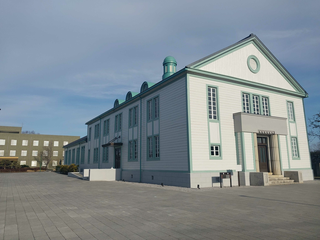
#> input picture sample.png, 320 x 240 px
$ jupyter execute chap14.ipynb   (shell and % lines are left out)   (older library calls are emulated)
#> lines starting #> are read from the running program, lines starting #| are printed output that depends on the picture; after the words box and inside, x2 and y2 are one past the last pixel; in counts of white or black regions, pixels touching at a corner belong together; long printed decimals are rounded
[](https://colab.research.google.com/github/schwalbe1996/ds_media_intro/blob/main/chap14.ipynb)

# 14章 「画像からの特徴抽出」

[cell 1]
import cv2
import numpy as np
import matplotlib.pyplot as plt

# ノイズに対する影響を確認するため，ガウシアンノイズを加える
image = cv2.imread('sample.png',cv2.IMREAD_GRAYSCALE)
#> image: shape (240, 320); min 2, max 245, mean 136.4
sigma = 5
noise = np.random.normal(0, sigma, image.shape)
image= image + noise

# 単にラプラシアンフィルタを適用したもの
K_laplacian = np.array([[0,1,0],[1,-4,1],[0,1,0]])
result_l = cv2.filter2D(image, ddepth=cv2.CV_64F, kernel=K_laplacian)
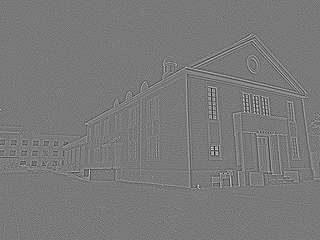
#> result_l: shape (240, 320) float64; min -359.5, max 389.5, mean 0; drawn with min black and max white

# DoGフィルタを適用したもの
sigma1, sigma2 = 1.3, 2.6
ret1 = cv2.GaussianBlur(image, (3,3), sigma1)
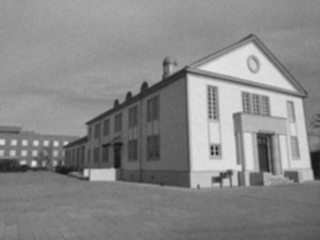
#> ret1: shape (240, 320) float64; min 21.1, max 230.7, mean 136.4
ret2 = cv2.GaussianBlur(image, (3,3), sigma2)
dog = ret1 - ret2
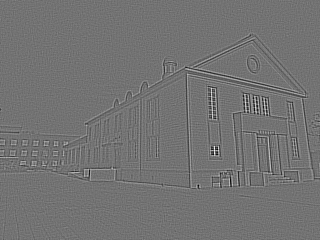
#> dog: shape (240, 320) float64; min -6.74, max 8.17, mean -0.000227; drawn with min black and max white

# Canny法
edges = cv2.Canny(image.astype(np.uint8), 100, 200)
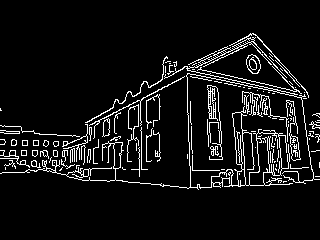
#> edges: shape (240, 320); 7.5% white in thin lines or dots, all inside (x1, y1, x2, y2) = (0, 33, 320, 190)

plt.figure(figsize=(12,8))
plt.subplot(2,2,1)
plt.imshow(image, cmap='gray')
plt.subplot(2,2,2)
plt.imshow(np.abs(result_l), cmap='gray')
plt.subplot(2,2,3)
plt.imshow(np.abs(dog),cmap='gray')
plt.subplot(2,2,4)
plt.imshow(edges, cmap='gray')
plt.show()
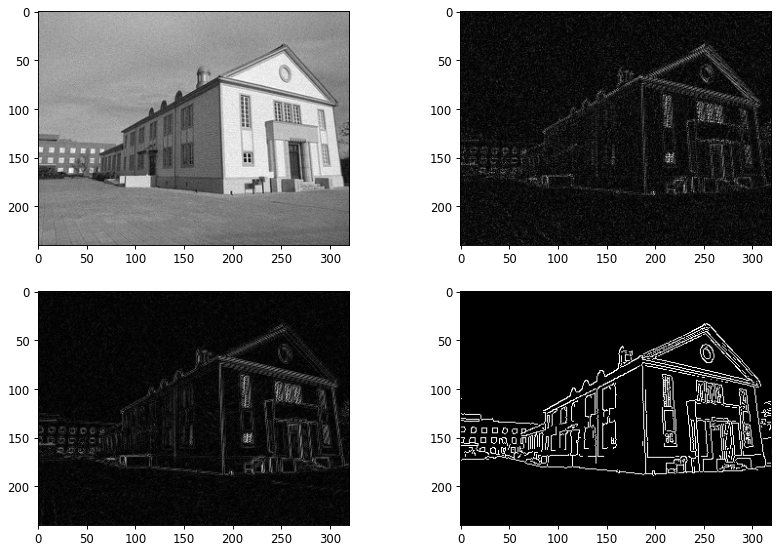
#> figure drawn by matplotlib, 4 panels

[cell 2]
# 変数edgeはCanny法でエッジ検出した結果
lines = cv2.HoughLinesP(edges, rho=1, theta=np.pi/180, threshold=50, minLineLength=20, maxLineGap=3)
#> lines = 48 rows, first 6: [87, 126, 186, 75], [85, 122, 113, 107], [158, 81, 178, 71], [199, 69, 299, 92], [62, 155, 102, 146], [94, 168, 122, 168]
print(f'{lines.shape[0]}本の線分が検出されました')
#| 48本の線分が検出されました

disp = image.copy()
for l in lines: # 検出された各線分ごとに繰り返し
    x0, y0, x1, y1 = l[0]
    # 点(x0,y0)と点(x1,y1)とを結ぶ線分を画像に書き込む
    cv2.line(disp, (x0,y0), (x1,y1), color=(255), thickness=2)
#> this loop made 48 passes
#> (x0, y0, x1, y1) on passes 1 to 12: (87, 126, 186, 75), (85, 122, 113, 107), (158, 81, 178, 71), (199, 69, 299, 92), (62, 155, 102, 146), (94, 168, 122, 168), (63, 156, 93, 149), (187, 73, 294, 96), (187, 70, 294, 93), (70, 159, 93, 156), (34, 166, 65, 158), (257, 141, 279, 139)
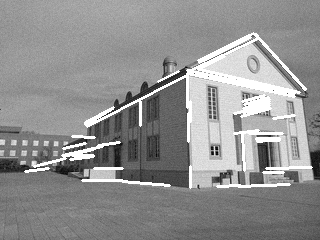
#> disp: shape (240, 320) float64; min 1.3, max 255, mean 144.9

plt.imshow(disp,cmap='gray')
plt.show()

[cell 3]
image = cv2.imread('sample.png', cv2.IMREAD_GRAYSCALE)
SIFT = cv2.SIFT_create()
keypoints, descriptors = SIFT.detectAndCompute(image, None)
#> keypoints = 274 keypoints; strongest (x, y, size): (217, 153, 2), (216, 148, 2), (212, 148, 2.1), (34, 164, 3.9)
print(f'{len(keypoints)}個のキーポイントが検出')
#| 274個のキーポイントが検出
print(f'ひとつ目のキーポイントの位置と向き：{keypoints[0].pt},{keypoints[0].angle}')
#| ひとつ目のキーポイントの位置と向き：(3.525, 160.114),267.621
# print(descriptors[0]) # ひとつ目のキーポイントの特徴量（128次元ベクトル）
disp = cv2.drawKeypoints(image, keypoints, None, flags=cv2.DRAW_MATCHES_FLAGS_DRAW_RICH_KEYPOINTS)
#> disp: shape (240, 320, 3)
plt.imshow(disp)
plt.show()

[cell 4]
image = cv2.imread('roadscene.png', cv2.IMREAD_GRAYSCALE)
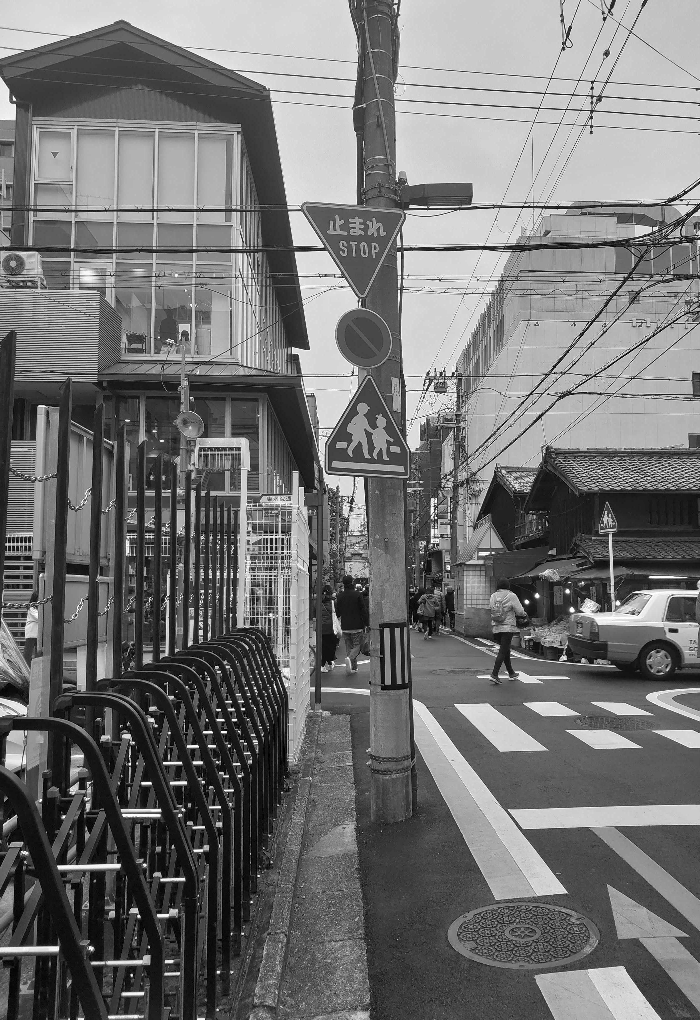
#> input picture roadscene.png, 700 x 1020 px
#> image is the input picture: shape (1020, 700); min 0, max 255, mean 115.6
sign = cv2.imread('stopsign.png' , cv2.IMREAD_GRAYSCALE)
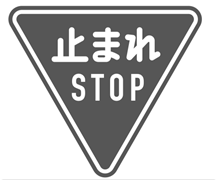
#> input picture stopsign.png, 219 x 180 px
#> sign is the input picture: shape (180, 219); min 59, max 255, mean 191.4

SIFT = cv2.SIFT_create()
keypoints, descriptors = SIFT.detectAndCompute(image, None)
#> keypoints = 3844 keypoints; strongest (x, y, size): (132, 975, 1.8), (527, 602, 3), (225, 732, 1.8), (218, 972, 2.2)
s_keypoints, s_descriptors = SIFT.detectAndCompute(sign, None)
#> s_keypoints = 130 keypoints; strongest (x, y, size): (103, 49, 2.5), (154, 55, 6.4), (102, 39, 3.4), (113, 39, 3.2)
disp = cv2.drawKeypoints(image, keypoints, None, flags=cv2.DRAW_MATCHES_FLAGS_DRAW_RICH_KEYPOINTS)
#> disp: shape (1020, 700, 3)
s_disp = cv2.drawKeypoints(sign, s_keypoints, None, flags=cv2.DRAW_MATCHES_FLAGS_DRAW_RICH_KEYPOINTS)
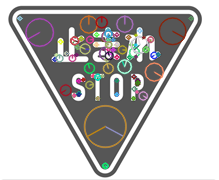
#> s_disp: shape (180, 219, 3); mean of channels 0, 1, 2 189.5, 190.3, 191.8; drawn as B, G, R
plt.imshow(disp)
plt.show()
plt.imshow(s_disp)
plt.show()

[cell 5]
flann = cv2.FlannBasedMatcher(dict(algorithm=1, trees=5), dict(checks=50))
matches = flann.knnMatch(s_descriptors, descriptors, k=2)
#> matches = 130 matches
good = []
for best,second in matches:
    if best.distance < 0.7*second.distance:
        good.append([best])
#> this loop made 130 passes
#> after the loop, good = 24 matches
print(f'{len(good)}個の対応点が見つかりました')
#| 24個の対応点が見つかりました
for m in good:
    s_pt = s_keypoints[m[0].queryIdx].pt
    pt = keypoints[m[0].trainIdx].pt
    print(f'標識:{s_pt}⇒画像:{pt}')
#> this loop made 24 passes
#> (s_pt, pt) on passes 1 to 12: ((58.99, 57.96), (330.6, 231.5)), ((71.95, 57.87), (338.6, 231.7)), ((74.24, 40.31), (338.9, 222.2)), ((74.24, 40.31), (338.9, 222.2)), ((80.88, 38.37), (342.4, 221)), ((80.88, 38.37), (342.4, 221)), ((89.52, 39.27), (346.7, 222.1)), ((97.26, 76.63), (353.1, 243.5)), ((97.26, 76.63), (353.1, 243.5)), ((97.26, 76.63), (353.1, 243.5)), ((107.9, 68.06), (358.6, 238.6)), ((107.9, 33.26), (357.5, 220.1))
#| 標識:(58.991, 57.957)⇒画像:(330.644, 231.510)
#| 標識:(71.953, 57.867)⇒画像:(338.630, 231.679)
#| 標識:(74.240, 40.311)⇒画像:(338.908, 222.192)
#| 標識:(74.240, 40.311)⇒画像:(338.908, 222.192)
#| 標識:(80.881, 38.366)⇒画像:(342.394, 221.031)
#| 標識:(80.881, 38.366)⇒画像:(342.394, 221.031)
#| 標識:(89.523, 39.267)⇒画像:(346.721, 222.130)
#| 標識:(97.264, 76.631)⇒画像:(353.061, 243.516)
#> (further printed lines are left out)

[cell 6]
disp = cv2.drawMatchesKnn(sign,s_keypoints,image,keypoints,good,None)
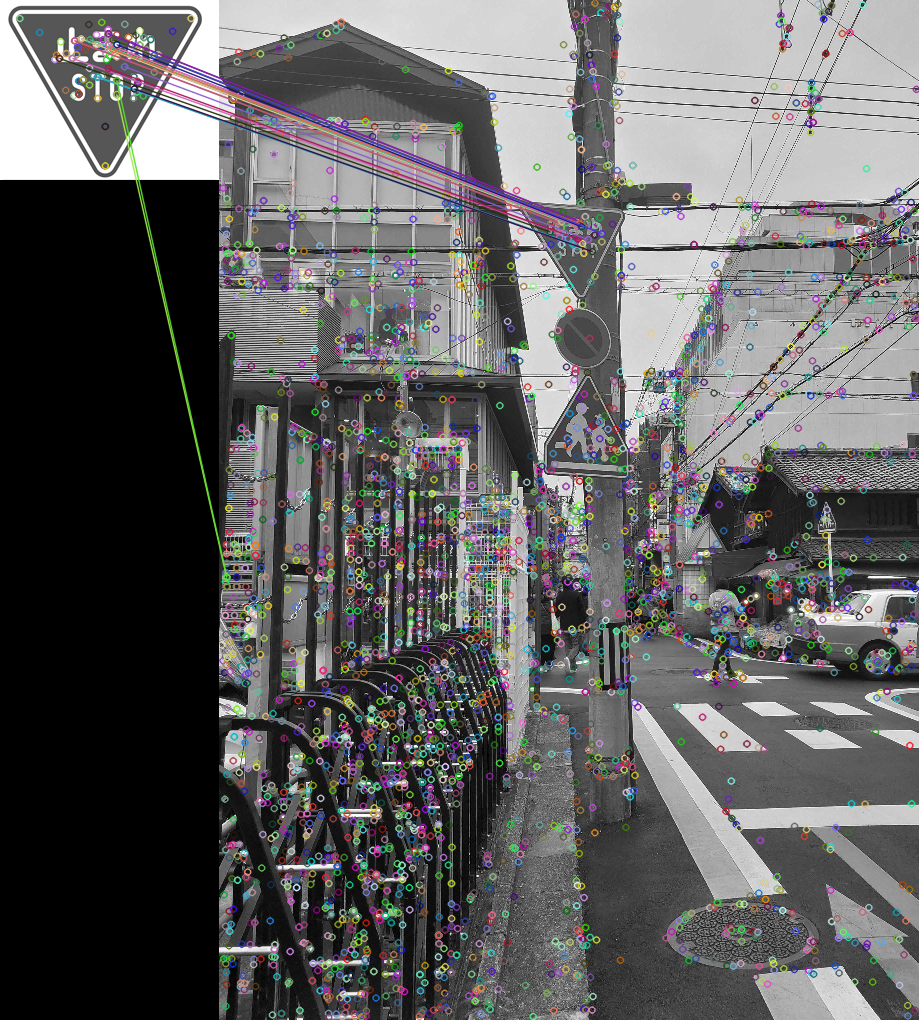
#> disp: shape (1020, 919, 3); mean of channels 0, 1, 2 97.8, 97.4, 97.9; drawn as B, G, R
plt.imshow(disp)
plt.show()
